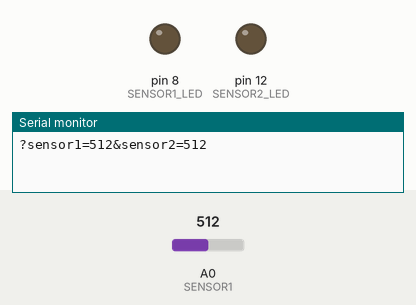
The sketch below on a simulated Arduino Uno, built with avr-gcc and run on an emulated ATmega328P. Shown: output pins drawn as LEDs (lit = HIGH), the last lines printed to the serial monitor. Inputs (shaded band) come from the test bench; at power-on: A0 (SENSOR1) = 512.

Above: at 0.1 s.
At 1.1 s:
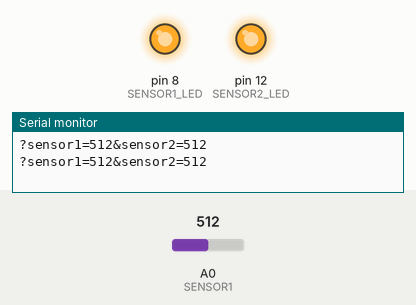
Timing chart, 0 to 2.6 s (numbered marks = the images above):
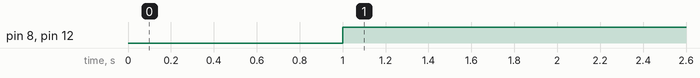

The sketch:

master.ino
```cpp
#include <ArduinoJson.h>
#define SENSOR1 A0
#define SENSOR2 A1
#define SENSOR1_LED 8
#define SENSOR2_LED 12
int servo1 = 30 ;
const byte numChars = 32;
char receivedChars[numChars];  // an array to store the received data
boolean newData = false;
String sensorValues ;
String objectString = "";
int sensor1Id = 1;
int sensor2Id = 2 ;
int senosr1Acative = 1 ;
int senosr2Acative = 1 ;
void setup() {
  Serial.begin(38400);
  pinMode(SENSOR1, INPUT);
  pinMode(SENSOR2, INPUT);
  pinMode(SENSOR1_LED, OUTPUT);
  pinMode(SENSOR2_LED, OUTPUT);

}

void loop() {
  collectSensorData();
  recvWithEndMarker();
  changeState();
  if (Serial.available() > 0) {
    Serial.println(Serial.read());
  }

}
void collectSensorData() {
  const size_t CAPACITY = JSON_OBJECT_SIZE(4);
  StaticJsonDocument<CAPACITY> doc;
  // create an object
  JsonObject object = doc.to<JsonObject>();
  //    object["1"] = analogRead(SENSOR1);
  //    object["2"] = analogRead(SENSOR2);
  //    sensorValues = " " ;
  //    serializeJson(doc, sensorValues);

  sensorValues = String("?sensor1=") + String(analogRead(SENSOR1)) + String("&") + String("sensor2=") + String(analogRead(SENSOR1));
  Serial.println(sensorValues);
  delay(1000);
  if (senosr1Acative) {
    digitalWrite(SENSOR1_LED, HIGH);
  } else {
    digitalWrite(SENSOR1_LED, LOW);
  }
  if (senosr2Acative) {
    digitalWrite(SENSOR2_LED, HIGH);
  } else {
    digitalWrite(SENSOR2_LED, LOW);
  }
}

void recvWithEndMarker() {
  static byte ndx = 0;
  char endMarker = '\n';
  char rc;

  while (Serial.available() > 0 && newData == false) {
    rc = Serial.read();

    if (rc != endMarker) {
      receivedChars[ndx] = rc;
      ndx++;
      if (ndx >= numChars) {
        ndx = numChars - 1;
      }
    }
    else {
      receivedChars[ndx] = '\0'; // terminate the string
      ndx = 0;
      newData = true;
    }
  }
}

void changeState() {
  if (newData == true) {
    StaticJsonDocument<200> doc;
    deserializeJson(doc, receivedChars);
    if (doc["id"] == sensor1Id) {
      senosr1Acative = doc["active"];
    }
    else if (doc["id"] == sensor2Id) {
      senosr2Acative = doc["active"];
    }
    newData = false;
  }
}
```

Measured:
- by itself, pin 8 (SENSOR1_LED), pin 12 (SENSOR2_LED): LOW → HIGH at 1.0 s
